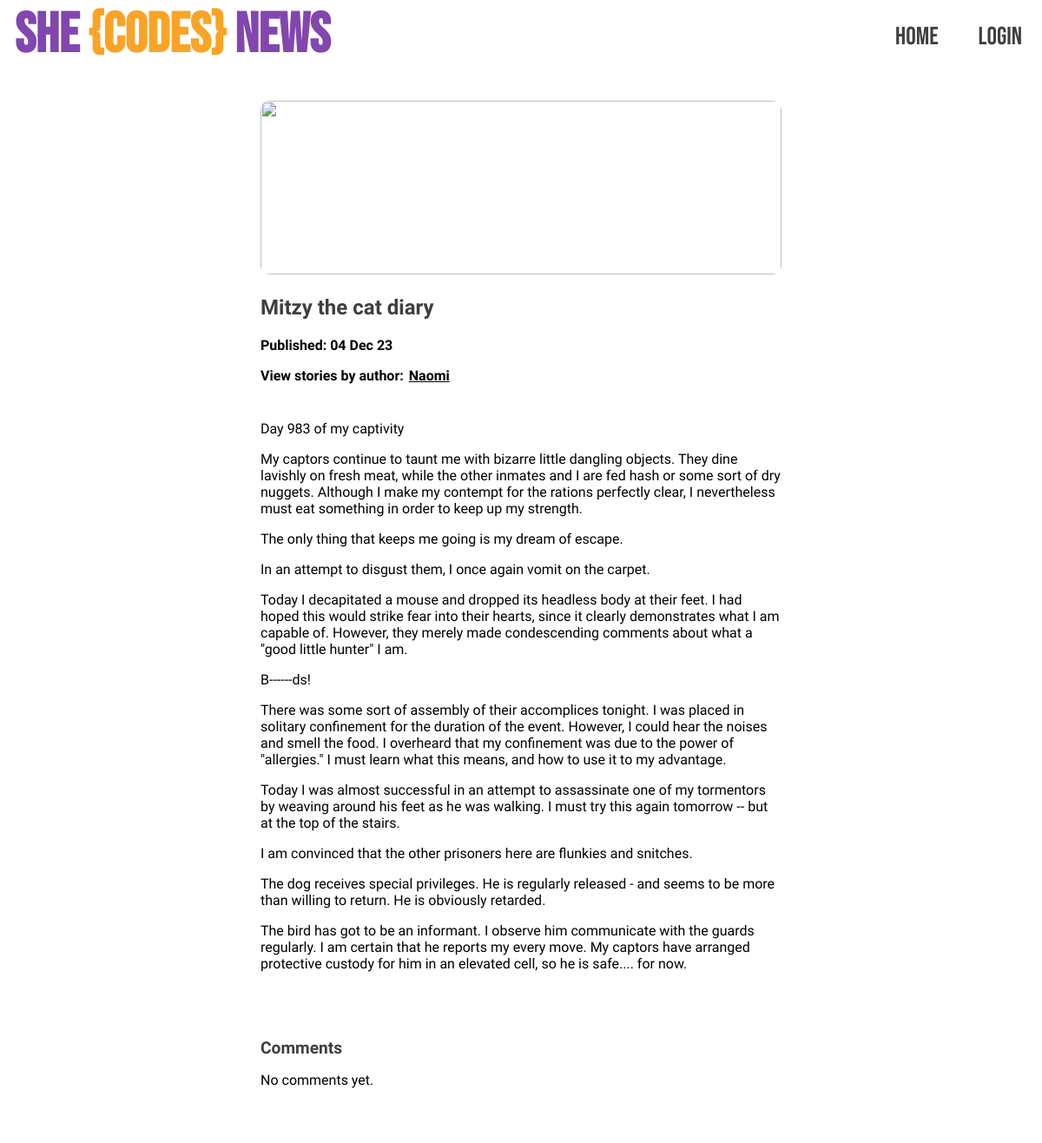
The page /news/7/ on the database as committed earlier.
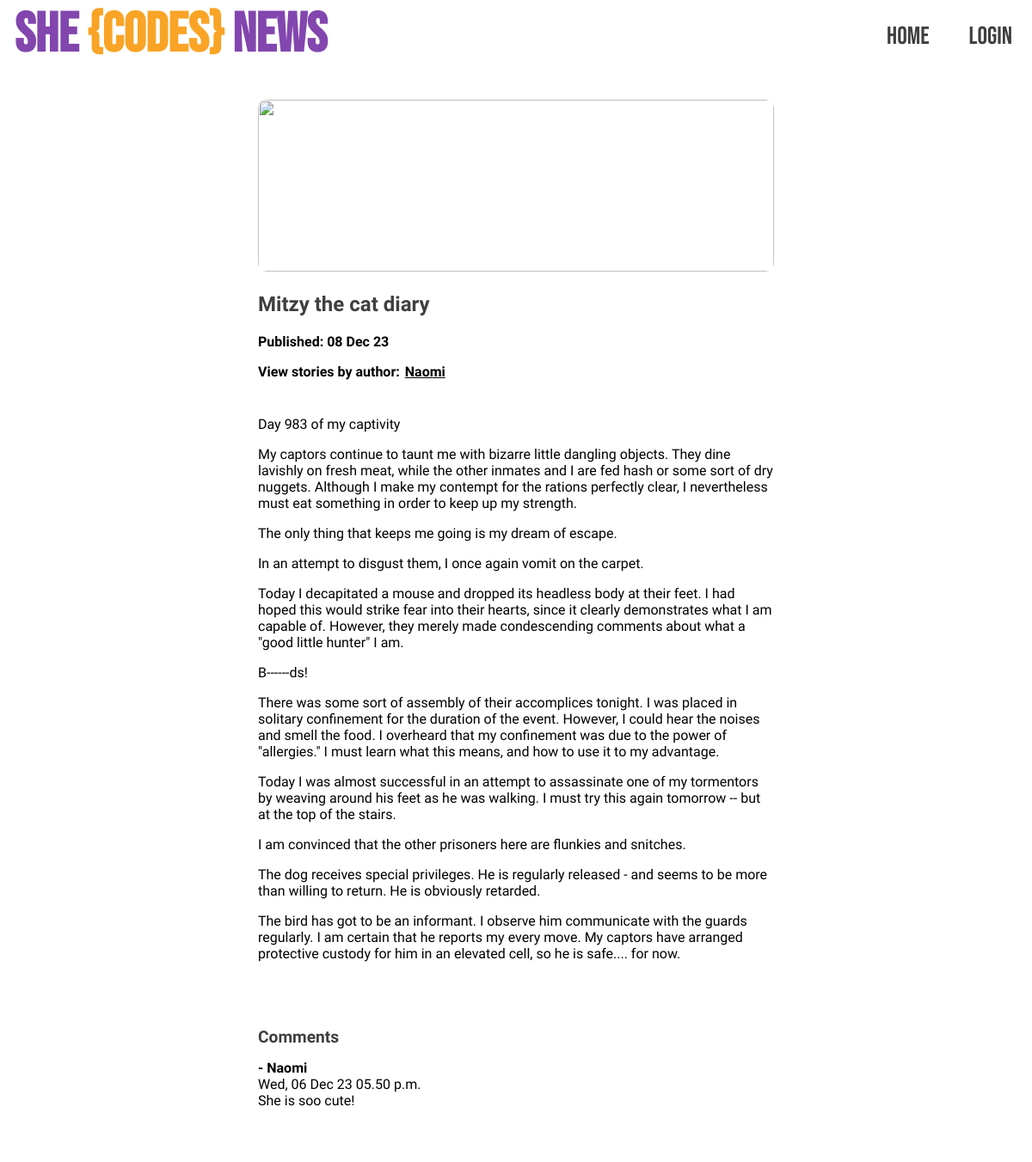
The same page on the database as committed later.
### news/models.py (models this page shows)
class NewsStory(models.Model):
    title = models.CharField(max_length=200)
    author = models.ForeignKey(
        get_user_model(),
        on_delete=models.CASCADE
    )
    pub_date = models.DateTimeField()
    modified_date = models.DateTimeField(auto_now=True)
    content = models.TextField()
    news_image = models.URLField(blank=True)

class Comment(models.Model):
    story = models.ForeignKey(NewsStory, related_name="comments", on_delete=models.CASCADE)
    author = models.ForeignKey(get_user_model(), related_name="comments", on_delete=models.CASCADE)
    content = models.TextField()
    created_date = models.DateTimeField(auto_now_add=True)
    modified_date = models.DateTimeField(auto_now=True)

### users/models.py (models this page shows)
class CustomUser(AbstractUser):
    profile_image = models.URLField(blank=True)
    bio = models.TextField(blank=True)
    pass

### news/views.py (the view)
# urls.py: path('<int:pk>/', views.StoryView.as_view(), name='story'),
class StoryView(generic.DetailView):
    model = NewsStory
    template_name = 'news/story.html'
    context_object_name = 'story'
    def get_context_data(self, **kwargs):
      context = super().get_context_data(**kwargs)
      context["form"] = CommentForm
      context["comments"] = Comment.objects.order_by('-created_date')
      return context

### news/templates/news/story.html (shortened to what this page needs)
{% extends "base.html" %}
{% load static %}
{% block stylesheets %}
<link rel="stylesheet" type="text/css" href="{% static 'news/styles.css' %}">
{% endblock %}
{% block content %}
<section id="story">
<div id="story-wrapper">
    <img src="{{ story.news_image }}"/>
    <h2>{{ story.title }}</h2>
    <p class="auth-pub">Published: {{ story.pub_date|date:'d M y' }}</p>
    <p class="auth-pub">View stories by author: <a class="view-stories" href="{% url 'news:authorStories' story.author.id %}">{{ story.author }}</a> </p>
    <div id="story-content">
        {{ story.content|linebreaks }}
    </div>
</div>
<div id="comment-wrapper">
    <h3>Comments</h3>
    {% if story.comments.count %}
        {% for comment in story.comments.all %}
            {% include "./commentCard.html" with comment=comment %}
        {% endfor %}
    {% else %}
    <p>No comments yet.</p>
    {% endif %}
</div>
</section>
{% endblock %}

### templates/base.html (shortened to what this page needs)
{% load static %}
<!doctype html>
<html lang="en">
    <head>
        <link rel="stylesheet" type="text/css" href="{% static 'styles.css' %}">
    </head>
    {% block stylesheets %}{% endblock %}
    <body>
        <header>
            <div id="header-text">
                <a id="header-link" href="{% url 'news:index' %}">
                    <h1>She <span id="h1">{Codes}</span> News</h1>
                </a>
            </div>
            {% include './nav.html' %}
        </header>
        <main>
        {% block content %}{% endblock %}
        </main>
    </body>
</html>

### templates/nav.html
<nav>
    <a href="{% url 'news:index' %}">Home</a>
    {% if request.user.is_authenticated %}
    <a href="{% url 'users:viewAccount' request.user.id %}">{{ user.username }}</a>
    <a href="{% url 'news:newStory' %}">Write New Story</a>
    {% if user.is_superuser %}
    <a href="{% url 'admin:index' %}">Admin</a>
    {% endif %}
    <a href="{% url 'logout' %}">Logout</a>
    {% else %}
    <a href="{% url 'login' %}">Login</a>
    {% endif %}
</nav>

### news/templates/news/commentCard.html
<section class="comment-card">
    <p id="comment-author"> - {{ comment.author }}</p>
    <p>{{ comment.created_date|date:'D, d M y h.i a' }}</p>
    <p>{{ comment.content }}</p>
</section>

### static/styles.css (style rules this page uses)
:root { --black: #3F3F3F; --yellow: #F9A426; --purple: #8246ae; --white: #FFFFFF; --shadow: #a7a7a7; }
body { background-color: var(--white); padding: 0; margin: 0; }
header { position: fixed; width: 100%; background-color: var(--white); display: flex; align-items: center; justify-content: space-between; border-bottom: 2px var(--purple); }
main { padding-top: 38px; padding-bottom: 50px; display: flex; flex-direction: column; align-items: center; justify-content: center; }
header a h1 { padding-left: 15px; }
h1 { font-family: 'Bebas Neue', sans-serif; color: var(--purple); text-decoration: none; font-size: 4rem; margin: 0; }
#h1 { color: var(--yellow); }
h2 { font-family: 'Raleway', sans-serif; color: var(--black); }
h3 { font-family: "Bebas Neue", sans-serif; color: var(--black); font-size: 2rem; margin: 0; }
#story h3 { font-family: 'Raleway', sans-serif; font-size: 1.2rem; }
#header-text { display: flex; }
nav { display: flex; flex-direction: row; justify-content: flex-end; }
nav a { font-family: "Bebas Neue"; color: var(--black); font-size: 1.8rem; padding: 3px 10px 0; margin: 10px; border-radius: 10px; border: 3px solid var(--white); }
a { margin: 2px; text-decoration: none; color: #000; }
a, p { font-family: "Raleway"; }
section { display: flex; flex-direction: column; align-items: center; width: 100%; }

### news/static/news/styles.css (style rules this page uses)
#story { margin-top: 38px; display: flex; flex-direction: column; }
#story-wrapper { margin-top: 20px; width: 50%; background-color: var(--white); padding: 20px; border-radius: 10px; }
#story-wrapper img { width: 100%; height: 200px; object-fit: cover; object-position: center; filter: none; border-radius: 10px; }
#story-content { padding-top: 10px; padding-bottom: 10px; }
.view-stories { text-decoration: underline; }
#comment-wrapper { width: 50%; margin: 10px 0 50px; background-color: var(--white); padding: 20px; border-radius: 10px; }
.comment-card { display: block; margin-top: 10px; margin-bottom: 10px; padding-top: 5px; padding-bottom: 5px; }
.comment-card p { margin: 0; }
#comment-author, .auth-pub { font-weight: bold; }

Rows that differ between the two databases and show on the page:
changed NewsStory "Mitzy the cat diary": pub_date "04 Dec 23" → "08 Dec 23"
added Comment: author "Naomi", created_date "Wed, 06 Dec 23 05.50 p.m.", content "She is soo cute!"
Other text that changed with them:
text no longer shown: "No comments yet."
